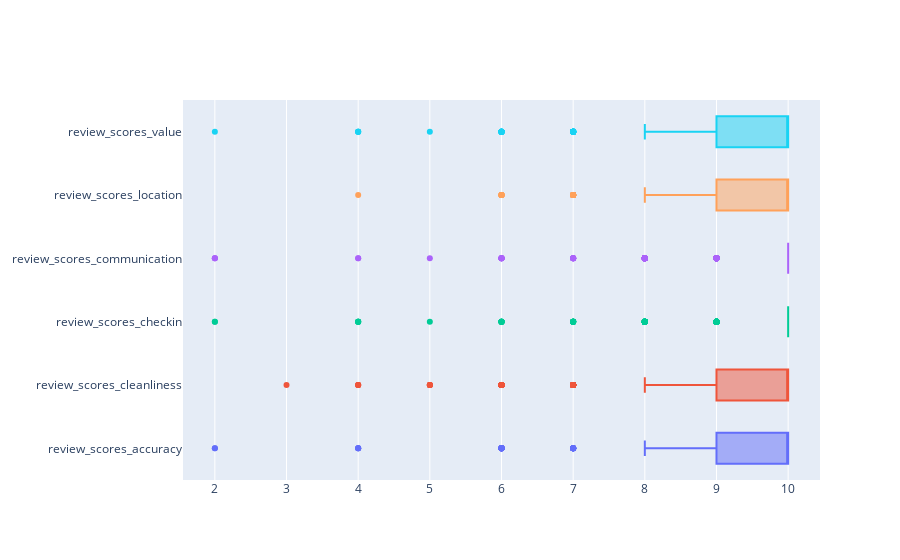

Here is the notebook cell this chart was saved with:
### Markdown cell above
# Interactive combined box plot for the 6 predictor variables
Hover the mouse over the points on the combined box plot to see their exact values

### Code cell
# Plot combined box plot to check the distribution of all 6 variables
trace0 = go.Box(x = X['review_scores_accuracy'], showlegend = False, name = "review_scores_accuracy")
trace1 = go.Box(x = X['review_scores_cleanliness'], showlegend = False, name = "review_scores_cleanliness")
trace2 = go.Box(x = X['review_scores_checkin'], showlegend = False, name = "review_scores_checkin")
trace3 = go.Box(x = X['review_scores_communication'], showlegend = False, name = "review_scores_communication")
trace4 = go.Box(x = X['review_scores_location'], showlegend = False, name = "review_scores_location")
trace5 = go.Box(x = X['review_scores_value'], showlegend = False, name = "review_scores_value")

data = [trace0, trace1, trace2, trace3, trace4, trace5]
py.iplot(data)

### Figure 1 — Plotly figure (JSON) as saved in the notebook; plotly's stock layout.template omitted (floating-point values rounded to 4 significant figures; data arrays with more than 128 entries replaced by an {"elided": "..."} marker saying what was removed)
{"data": [{"name": "review_scores_accuracy", "showlegend": false, "type": "box", "x": {"elided": "3158 int values"}}, {"name": "review_scores_cleanliness", "showlegend": false, "type": "box", "x": {"elided": "3158 int values"}}, {"name": "review_scores_checkin", "showlegend": false, "type": "box", "x": {"elided": "3158 int values"}}, {"name": "review_scores_communication", "showlegend": false, "type": "box", "x": {"elided": "3158 int values"}}, {"name": "review_scores_location", "showlegend": false, "type": "box", "x": {"elided": "3158 int values"}}, {"name": "review_scores_value", "showlegend": false, "type": "box", "x": {"elided": "3158 int values"}}], "layout": {}}
